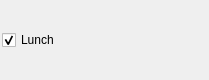
<?xml version="1.0" encoding="UTF-8"?>
<ui version="4.0">
 <class>Form</class>
 <widget class="QWidget" name="Form">
  <property name="geometry">
   <rect>
    <x>0</x>
    <y>0</y>
    <width>209</width>
    <height>80</height>
   </rect>
  </property>
  <property name="sizePolicy">
   <sizepolicy hsizetype="Minimum" vsizetype="Minimum">
    <horstretch>0</horstretch>
    <verstretch>0</verstretch>
   </sizepolicy>
  </property>
  <property name="windowTitle">
   <string>Form</string>
  </property>
  <property name="styleSheet">
   <string notr="true"/>
  </property>
  <layout class="QHBoxLayout" name="horizontalLayout">
   <property name="spacing">
    <number>1</number>
   </property>
   <property name="sizeConstraint">
    <enum>QLayout::SetNoConstraint</enum>
   </property>
   <property name="leftMargin">
    <number>2</number>
   </property>
   <property name="rightMargin">
    <number>0</number>
   </property>
   <item>
    <widget class="QCheckBox" name="checkBox_3">
     <property name="styleSheet">
      <string notr="true"/>
     </property>
     <property name="text">
      <string>Lunch</string>
     </property>
     <property name="checked">
      <bool>true</bool>
     </property>
    </widget>
   </item>
   <item>
    <spacer name="horizontalSpacer">
     <property name="orientation">
      <enum>Qt::Horizontal</enum>
     </property>
     <property name="sizeHint" stdset="0">
      <size>
       <width>40</width>
       <height>20</height>
      </size>
     </property>
    </spacer>
   </item>
   <item>
    <widget class="QPushButton" name="view_btn">
     <property name="minimumSize">
      <size>
       <width>20</width>
       <height>20</height>
      </size>
     </property>
     <property name="maximumSize">
      <size>
       <width>20</width>
       <height>20</height>
      </size>
     </property>
     <property name="styleSheet">
      <string notr="true">/* Base styling for buttons */
QPushButton {
    border: none; /* Remove border for a flat design */
    max-width: 20px; /* Limit button width for a uniform look */
    max-height: 20px; /* Limit button height for a uniform look */
    /* Note: 'icon' property should be set programmatically in PyQt */
}
</string>
     </property>
     <property name="text">
      <string/>
     </property>
     <property name="icon">
      <iconset resource="resource.qrc">
       <normaloff>:/task_item_icons/icon/task_item/visibility_black_48dp.svg</normaloff>:/task_item_icons/icon/task_item/visibility_black_48dp.svg</iconset>
     </property>
    </widget>
   </item>
   <item>
    <widget class="QPushButton" name="edit_btn">
     <property name="minimumSize">
      <size>
       <width>20</width>
       <height>20</height>
      </size>
     </property>
     <property name="maximumSize">
      <size>
       <width>20</width>
       <height>20</height>
      </size>
     </property>
     <property name="baseSize">
      <size>
       <width>20</width>
       <height>20</height>
      </size>
     </property>
     <property name="autoFillBackground">
      <bool>false</bool>
     </property>
     <property name="styleSheet">
      <string notr="true">/* Base styling for buttons */
QPushButton {
    border: none; /* Remove border for a flat design */
    max-width: 20px; /* Limit button width for a uniform look */
    max-height: 20px; /* Limit button height for a uniform look */
    /* Note: 'icon' property should be set programmatically in PyQt */
}
</string>
     </property>
     <property name="text">
      <string/>
     </property>
     <property name="icon">
      <iconset resource="resource.qrc">
       <normaloff>:/task_item_icons/icon/task_item/edit_black_48dp.svg</normaloff>:/task_item_icons/icon/task_item/edit_black_48dp.svg</iconset>
     </property>
    </widget>
   </item>
   <item>
    <widget class="QPushButton" name="delete_btn">
     <property name="minimumSize">
      <size>
       <width>20</width>
       <height>20</height>
      </size>
     </property>
     <property name="maximumSize">
      <size>
       <width>20</width>
       <height>20</height>
      </size>
     </property>
     <property name="baseSize">
      <size>
       <width>20</width>
       <height>20</height>
      </size>
     </property>
     <property name="autoFillBackground">
      <bool>false</bool>
     </property>
     <property name="styleSheet">
      <string notr="true">/* Base styling for buttons */
QPushButton {
    border: none; /* Remove border for a flat design */
    max-width: 20px; /* Limit button width for a uniform look */
    max-height: 20px; /* Limit button height for a uniform look */
    /* Note: 'icon' property should be set programmatically in PyQt */
}
</string>
     </property>
     <property name="text">
      <string/>
     </property>
     <property name="icon">
      <iconset resource="resource.qrc">
       <normaloff>:/task_item_icons/icon/task_item/delete_black_48dp.svg</normaloff>:/task_item_icons/icon/task_item/delete_black_48dp.svg</iconset>
     </property>
    </widget>
   </item>
  </layout>
 </widget>
 <resources>
  <include location="resource.qrc"/>
 </resources>
 <connections/>
 <slots>
  <slot>clicked()</slot>
 </slots>
</ui>
